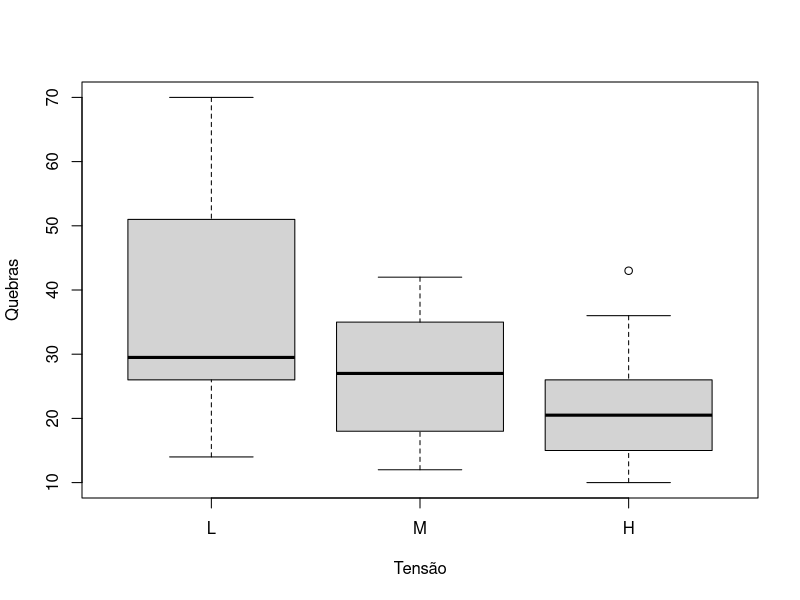

Here is the R script that generated this plot:
# Levene–Brown–Forsythe
# Estatística e Ciência de Dados — ICTIN/UFLA
# Exemplo reproduzível com dados de R ou dos pacotes indicados.

if (!requireNamespace("car", quietly = TRUE)) install.packages("car")
library(car)
boxplot(breaks ~ tension, data = warpbreaks,
        xlab = "Tensão", ylab = "Quebras")
print(leveneTest(breaks ~ tension, data = warpbreaks, center = median))
